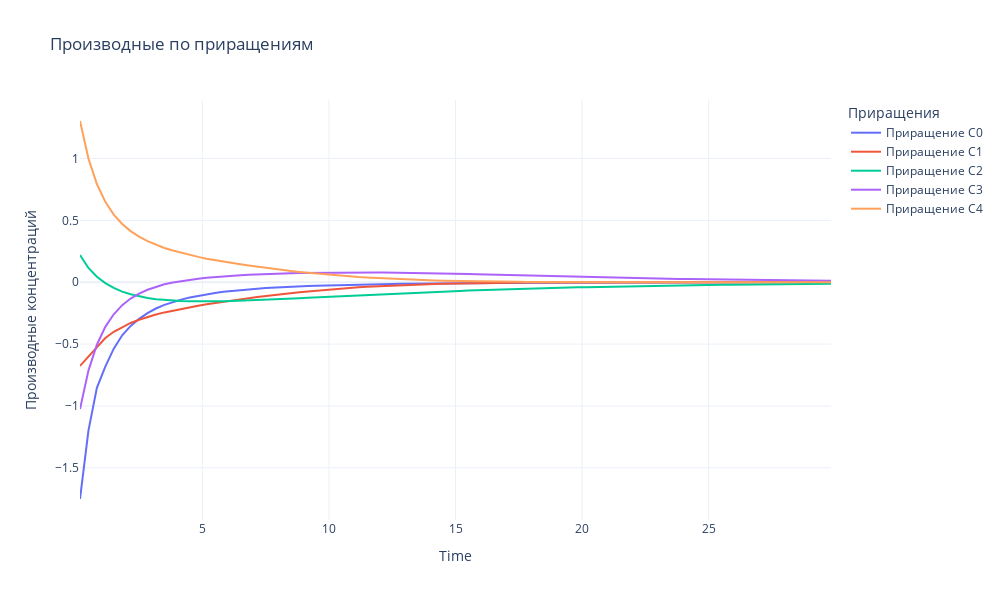

This figure's notebook cell:
### Markdown cell above
### Приращения методом конечных разностей

### Code cell
h = tsteps[1] - tsteps[0]  # Шаг по времени

dC_dt = np.diff(y_noisy, axis=1) / h  # Приращения (разностная производная)

t_mid = (tsteps[:-1] + tsteps[1:]) / 2  # Средние точки, на одну меньше, т.к. считаем между точками

# Визуализация
fig = go.Figure()

# Добавляем линии для каждого вещества
for i in range(N_SUBSTANCE):
    fig.add_trace(go.Scatter(
        x=t_mid, 
        y=dC_dt[i], 
        mode='lines', 
        name=f'Приращение C{i}'
    ))

# Настройки графика
fig.update_layout(
    title='Производные по приращениям',
    xaxis_title='Time',
    yaxis_title='Производные концентраций',
    legend_title='Приращения',
    template='plotly_white',
    width=1000,  # Ширина холста
    height=600   # Высота холста
)

fig.show()
